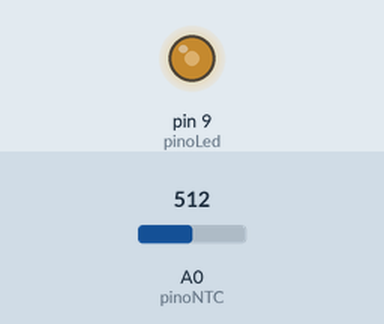
Simulated run of this sketch. Board: Arduino Uno, built with avr-gcc and run on an emulated ATmega328P. Shown: output pins drawn as LEDs (lit = HIGH). Inputs (shaded band) come from the test bench; at power-on: A0 (pinoNTC) = 512.

Above: at 1.2 s.
1.3 s: A0 (pinoNTC) set to 716
At 2.1 s:
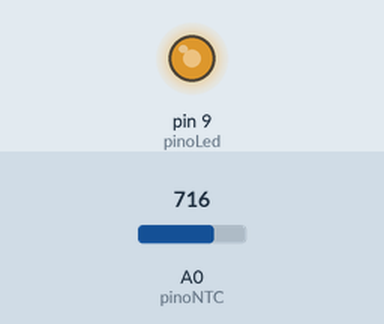
2.8 s: A0 (pinoNTC) set to 900
At 3.2 s:
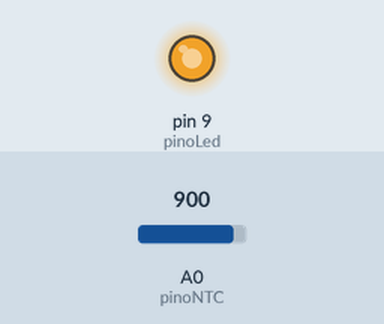
4.3 s: A0 (pinoNTC) set to 122
At 5.5 s:
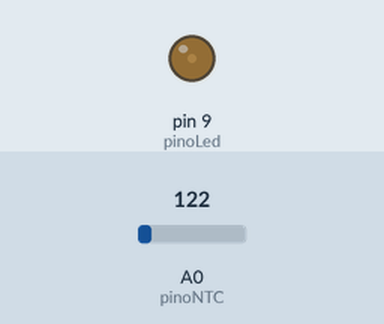
5.8 s: A0 (pinoNTC) set to 0
At 6.7 s:
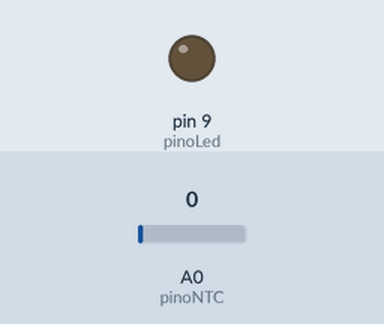
7.3 s: A0 (pinoNTC) set to 511
At 7.9 s:
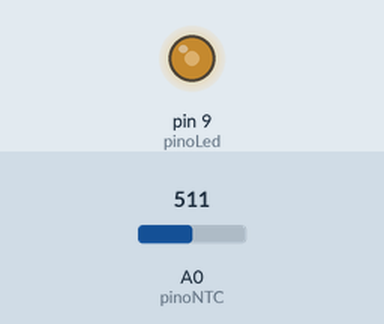
Timing chart, 0 to 9.8 s (numbered marks = the images above; inputs shaded):
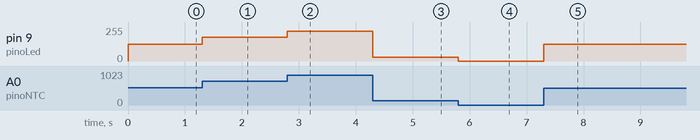

The sketch:

13.2.ino
```cpp
const int pinoNTC = A0;
const int pinoLed = 9;

void setup() {
  pinMode(pinoLed, OUTPUT);
}
void loop() {
  int leitura = analogRead(pinoNTC);
  int pwm = map(leitura, 0, 1023, 0, 255);
  analogWrite(pinoLed, pwm);
}
```

Measured:
- after the input at 1.3 s, pin 9 (pinoLed): 127/255 → 178/255 at once
- after the input at 2.8 s, pin 9 (pinoLed): 178/255 → 224/255 at once
- after the input at 4.3 s, pin 9 (pinoLed): 224/255 → 30/255 at once
- after the input at 5.8 s, pin 9 (pinoLed): 30/255 → 0/255 at once
- after the input at 7.3 s, pin 9 (pinoLed): 0/255 → 127/255 at once
